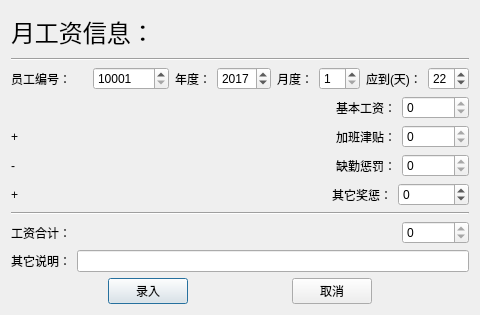
<?xml version="1.0" encoding="UTF-8"?>
<ui version="4.0">
 <class>AddSalary</class>
 <widget class="QDialog" name="AddSalary">
  <property name="geometry">
   <rect>
    <x>0</x>
    <y>0</y>
    <width>480</width>
    <height>315</height>
   </rect>
  </property>
  <property name="windowTitle">
   <string>月工资单</string>
  </property>
  <property name="windowIcon">
   <iconset resource="icon.qrc">
    <normaloff>:/ico/Database Add.ico</normaloff>:/ico/Database Add.ico</iconset>
  </property>
  <layout class="QVBoxLayout" name="verticalLayout_2">
   <item>
    <layout class="QVBoxLayout" name="verticalLayout">
     <item>
      <widget class="QLabel" name="label">
       <property name="font">
        <font>
         <family>华文新魏</family>
         <pointsize>18</pointsize>
        </font>
       </property>
       <property name="text">
        <string>月工资信息：</string>
       </property>
      </widget>
     </item>
     <item>
      <widget class="Line" name="line">
       <property name="orientation">
        <enum>Qt::Horizontal</enum>
       </property>
      </widget>
     </item>
    </layout>
   </item>
   <item>
    <layout class="QHBoxLayout" name="horizontalLayout_4">
     <item>
      <layout class="QHBoxLayout" name="horizontalLayout_2">
       <item>
        <widget class="QLabel" name="label_4">
         <property name="text">
          <string>员工编号：</string>
         </property>
        </widget>
       </item>
       <item>
        <widget class="QSpinBox" name="spinBox_9">
         <property name="minimum">
          <number>10001</number>
         </property>
         <property name="maximum">
          <number>99999</number>
         </property>
        </widget>
       </item>
      </layout>
     </item>
     <item>
      <layout class="QHBoxLayout" name="horizontalLayout">
       <item>
        <widget class="QLabel" name="label_2">
         <property name="text">
          <string>年度：</string>
         </property>
        </widget>
       </item>
       <item>
        <widget class="QSpinBox" name="spinBox">
         <property name="minimum">
          <number>1901</number>
         </property>
         <property name="maximum">
          <number>2155</number>
         </property>
         <property name="value">
          <number>2017</number>
         </property>
        </widget>
       </item>
       <item>
        <widget class="QLabel" name="label_3">
         <property name="text">
          <string>月度：</string>
         </property>
        </widget>
       </item>
       <item>
        <widget class="QSpinBox" name="spinBox_2">
         <property name="minimum">
          <number>1</number>
         </property>
         <property name="maximum">
          <number>12</number>
         </property>
         <property name="value">
          <number>1</number>
         </property>
        </widget>
       </item>
       <item>
        <widget class="QLabel" name="label_8">
         <property name="text">
          <string>应到(天)：</string>
         </property>
        </widget>
       </item>
       <item>
        <widget class="QSpinBox" name="spinBox_5">
         <property name="maximum">
          <number>31</number>
         </property>
         <property name="value">
          <number>22</number>
         </property>
        </widget>
       </item>
      </layout>
     </item>
    </layout>
   </item>
   <item>
    <layout class="QHBoxLayout" name="horizontalLayout_13">
     <item>
      <spacer name="horizontalSpacer_7">
       <property name="orientation">
        <enum>Qt::Horizontal</enum>
       </property>
       <property name="sizeHint" stdset="0">
        <size>
         <width>40</width>
         <height>20</height>
        </size>
       </property>
      </spacer>
     </item>
     <item>
      <widget class="QLabel" name="label_5">
       <property name="text">
        <string>基本工资：</string>
       </property>
      </widget>
     </item>
     <item>
      <widget class="QSpinBox" name="spinBox_3">
       <property name="readOnly">
        <bool>true</bool>
       </property>
       <property name="keyboardTracking">
        <bool>true</bool>
       </property>
       <property name="maximum">
        <number>999999999</number>
       </property>
      </widget>
     </item>
    </layout>
   </item>
   <item>
    <layout class="QHBoxLayout" name="horizontalLayout_3">
     <item>
      <widget class="QLabel" name="label_9">
       <property name="text">
        <string>+</string>
       </property>
      </widget>
     </item>
     <item>
      <spacer name="horizontalSpacer_8">
       <property name="orientation">
        <enum>Qt::Horizontal</enum>
       </property>
       <property name="sizeHint" stdset="0">
        <size>
         <width>40</width>
         <height>20</height>
        </size>
       </property>
      </spacer>
     </item>
     <item>
      <widget class="QLabel" name="label_6">
       <property name="text">
        <string>加班津贴：</string>
       </property>
      </widget>
     </item>
     <item>
      <widget class="QSpinBox" name="spinBox_4">
       <property name="readOnly">
        <bool>true</bool>
       </property>
       <property name="keyboardTracking">
        <bool>true</bool>
       </property>
       <property name="maximum">
        <number>999999999</number>
       </property>
      </widget>
     </item>
    </layout>
   </item>
   <item>
    <layout class="QHBoxLayout" name="horizontalLayout_7">
     <item>
      <widget class="QLabel" name="label_11">
       <property name="text">
        <string>-</string>
       </property>
      </widget>
     </item>
     <item>
      <spacer name="horizontalSpacer">
       <property name="orientation">
        <enum>Qt::Horizontal</enum>
       </property>
       <property name="sizeHint" stdset="0">
        <size>
         <width>40</width>
         <height>20</height>
        </size>
       </property>
      </spacer>
     </item>
     <item>
      <layout class="QHBoxLayout" name="horizontalLayout_5" stretch="0,0">
       <item>
        <widget class="QLabel" name="label_7">
         <property name="text">
          <string>缺勤惩罚：</string>
         </property>
        </widget>
       </item>
       <item>
        <widget class="QSpinBox" name="spinBox_6">
         <property name="readOnly">
          <bool>true</bool>
         </property>
         <property name="maximum">
          <number>999999999</number>
         </property>
        </widget>
       </item>
      </layout>
     </item>
    </layout>
   </item>
   <item>
    <layout class="QHBoxLayout" name="horizontalLayout_8">
     <item>
      <widget class="QLabel" name="label_12">
       <property name="text">
        <string>+</string>
       </property>
      </widget>
     </item>
     <item>
      <spacer name="horizontalSpacer_2">
       <property name="orientation">
        <enum>Qt::Horizontal</enum>
       </property>
       <property name="sizeHint" stdset="0">
        <size>
         <width>40</width>
         <height>20</height>
        </size>
       </property>
      </spacer>
     </item>
     <item>
      <layout class="QHBoxLayout" name="horizontalLayout_6" stretch="0,0">
       <item>
        <widget class="QLabel" name="label_13">
         <property name="text">
          <string>其它奖惩：</string>
         </property>
        </widget>
       </item>
       <item>
        <widget class="QSpinBox" name="spinBox_8">
         <property name="minimum">
          <number>-99999999</number>
         </property>
         <property name="maximum">
          <number>999999999</number>
         </property>
         <property name="value">
          <number>0</number>
         </property>
        </widget>
       </item>
      </layout>
     </item>
    </layout>
   </item>
   <item>
    <widget class="Line" name="line_2">
     <property name="orientation">
      <enum>Qt::Horizontal</enum>
     </property>
    </widget>
   </item>
   <item>
    <layout class="QHBoxLayout" name="horizontalLayout_9">
     <item>
      <widget class="QLabel" name="label_10">
       <property name="text">
        <string>工资合计：</string>
       </property>
      </widget>
     </item>
     <item>
      <spacer name="horizontalSpacer_3">
       <property name="orientation">
        <enum>Qt::Horizontal</enum>
       </property>
       <property name="sizeHint" stdset="0">
        <size>
         <width>40</width>
         <height>20</height>
        </size>
       </property>
      </spacer>
     </item>
     <item>
      <widget class="QSpinBox" name="spinBox_7">
       <property name="readOnly">
        <bool>true</bool>
       </property>
       <property name="maximum">
        <number>999999999</number>
       </property>
      </widget>
     </item>
    </layout>
   </item>
   <item>
    <layout class="QHBoxLayout" name="horizontalLayout_10">
     <item>
      <widget class="QLabel" name="label_14">
       <property name="text">
        <string>其它说明：</string>
       </property>
      </widget>
     </item>
     <item>
      <widget class="QLineEdit" name="lineEdit_2">
       <property name="maxLength">
        <number>30</number>
       </property>
       <property name="clearButtonEnabled">
        <bool>true</bool>
       </property>
      </widget>
     </item>
    </layout>
   </item>
   <item>
    <layout class="QHBoxLayout" name="horizontalLayout_11">
     <item>
      <spacer name="horizontalSpacer_4">
       <property name="orientation">
        <enum>Qt::Horizontal</enum>
       </property>
       <property name="sizeHint" stdset="0">
        <size>
         <width>40</width>
         <height>20</height>
        </size>
       </property>
      </spacer>
     </item>
     <item>
      <widget class="QPushButton" name="pushButton">
       <property name="text">
        <string>录入</string>
       </property>
      </widget>
     </item>
     <item>
      <spacer name="horizontalSpacer_5">
       <property name="orientation">
        <enum>Qt::Horizontal</enum>
       </property>
       <property name="sizeHint" stdset="0">
        <size>
         <width>40</width>
         <height>20</height>
        </size>
       </property>
      </spacer>
     </item>
     <item>
      <widget class="QPushButton" name="pushButton_2">
       <property name="text">
        <string>取消</string>
       </property>
      </widget>
     </item>
     <item>
      <spacer name="horizontalSpacer_6">
       <property name="orientation">
        <enum>Qt::Horizontal</enum>
       </property>
       <property name="sizeHint" stdset="0">
        <size>
         <width>40</width>
         <height>20</height>
        </size>
       </property>
      </spacer>
     </item>
    </layout>
   </item>
  </layout>
 </widget>
 <resources>
  <include location="icon.qrc"/>
 </resources>
 <connections>
  <connection>
   <sender>pushButton</sender>
   <signal>clicked()</signal>
   <receiver>AddSalary</receiver>
   <slot>accept()</slot>
   <hints>
    <hint type="sourcelabel">
     <x>137</x>
     <y>303</y>
    </hint>
    <hint type="destinationlabel">
     <x>197</x>
     <y>313</y>
    </hint>
   </hints>
  </connection>
  <connection>
   <sender>pushButton_2</sender>
   <signal>clicked()</signal>
   <receiver>AddSalary</receiver>
   <slot>reject()</slot>
   <hints>
    <hint type="sourcelabel">
     <x>288</x>
     <y>302</y>
    </hint>
    <hint type="destinationlabel">
     <x>374</x>
     <y>313</y>
    </hint>
   </hints>
  </connection>
 </connections>
</ui>
